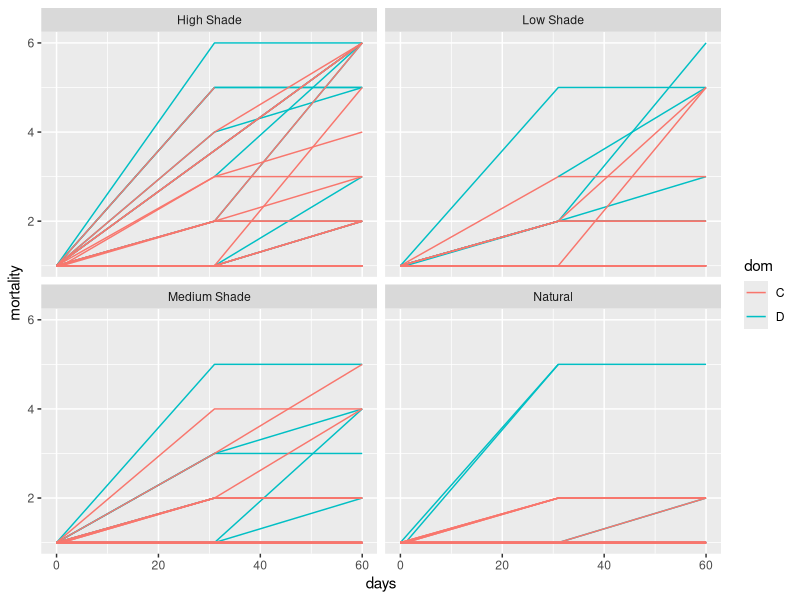

This figure's R source: (Note: this script raises an error after producing the figure.)
## ---- chunk 1
knitr::opts_chunk$set(echo = TRUE)

library(lme4)
library(emmeans)
library(multcomp)
library(broom.mixed)
library(tidyverse)

library("car") #levenes test
library("ggplot2") #plotting
library("plotrix") #plotting
library("reshape") #data shaping
require("gridExtra") #Arrange Plots for output
require("plyr") #for ddply
require("dplyr")
require("utils")
library("reshape2") #data shaping
library(lubridate)
## ---- chunk 2
df <- read_csv("all_data_cleaned.csv")

## ---- chunk 3
df.mort <- df %>% drop_na(mortality) #remove df with no mortality score
df.mort$time.point<-as.factor(df.mort$time.point)  
df.mort$genotype<-as.factor(df.mort$genotype)  
df.mort$tank<-as.factor(df.mort$tank)  
df.mort$dom<-as.factor(df.mort$dom)  
df.mort$color<-as.factor(df.mort$color)  




  ggplot(df.mort, aes(x = days, y = mortality, color = dom, group = frag.id)) +  # look at mort/time
   facet_wrap(~light.level) + 
    geom_line()

df.mort %>%
  pivot_wider(id_cols = c(frag.id, time.point, genotype, light.level, dom, color),
              names_from = time.point,
              values_from = mortality) %>%
  filter(T2 < T1)

# boxplot C v D:facet by shade treatment #####

df.mort$light.level <- factor(df.mort$light.level,                                          # Reordering group factor levels
                         levels = c("Natural", "Low Shade", "Medium Shade", "High Shade"))

df.mort %>%
  group_by(dom, light.level, time.point) %>%
  summarize(mean = mean(mortality, na.rm = T)) %>%
  ggplot(aes(x = ))

ggplot(df.mort, aes(x = time.point, y = mortality, color = dom)) +
  facet_wrap(~light.level) + 
   theme_classic()+
    geom_boxplot()

ggplot(df.mort, aes(x = interaction(dom,time.point), y = mortality, color = dom)) +
  facet_wrap(~light.level) + 
   theme_classic()+
    geom_jitter()+
    scale_y_continuous(breaks=1:6)
  


# models
# lmer <- probably should not use due to normality violations (all significant but time*dom*light interaction)
  
mod<-lmer(mortality ~ time.point * dom * light.level + (1|frag.id) + (1|genotype) + (1|tank), data = df.mort)
Anova(mod)

hist(residuals(mod)) #normal
shapiro.test(residuals(mod))  #p-value < 2.2e-16
qqPlot(residuals(mod)) #kinda look like crap

# glmer - full model (Dom, light, time all significant, no interactions)
  mod <- glmer(mortality ~ dom * light.level *time.point + (1|frag.id) + (1|genotype) + (1|tank), family=poisson(), data = df.mort)
    Anova(mod)

  # by time only (significant)
  mod <- glmer(mortality ~ time.point +  (1|genotype) +(1|tank) , family=poisson(), data = df.mort)
    Anova(mod)
    
  # by time * dom
  mod <- glmer(mortality ~ time.point * dom + (1|genotype) +(1|tank) , family=poisson(), data = df.mort)
    Anova(mod)
    
   # by time * dom * light.level <- model failed to converge
  mod <- glmer(mortality ~ time.point * dom *light.level + (1|genotype) +(1|tank) , family=poisson(), data = df.mort)
    Anova(mod)
    
  # subset T1 only
    df.mort.T1<-subset(df.mort, time.point=="T1")
    
    # by time * dom * light.level <- model failed to converge
        mod <- glmer(mortality ~  dom *light.level + (1|genotype) +(1|tank) , family=poisson(), data = df.mort.T1)
             Anova(mod)

  # subset T2 only
    df.mort.T2<-subset(df.mort, time.point=="T2")
    hist(df.mort.T2$mortality)
    
    # by time * dom * light.level <- model failed to converge
        mod <- glmer(mortality ~  dom * light.level + (1|genotype) +(1|tank) , family=poisson(), data = df.mort.T2)
             Anova(mod)   
# 
# df.mort %>%
#   filter(time.point == "T2") %>%
#   ggplot(aes(x = mortality)) +
#   geom_histogram(aes(y = ..density..)) +
#   facet_wrap(~dom)
             
# try again with mortality as a factor 
             
             
             
             
# try again ordinal factor, ordered logistic regression model, https://stats.oarc.ucla.edu/r/dae/ordinal-logistic-regression/
require(foreign)
require(ggplot2)
require(MASS)
require(Hmisc)
require(reshape2)
             
df.mort$mortatlity.f<-as.factor(as.character(df.mort$mortality))
# ordering the levels
df.mort$mortatlity.f <- ordered(df.mort$mortatlity.f, levels = c("1", "2","3","4","5","6"))         
     is.ordered(df.mort$mortatlity.f) #check
     
# model for ordered factor: polr()    
mod <- polr(mortatlity.f ~ dom + light.level + time.point, data = df.mort, Hess=TRUE)
summary(mod)
(ctable <- coef(summary(mod)))
p <- pnorm(abs(ctable[, "t value"]), lower.tail = FALSE) * 2
(ctable <- cbind(ctable, "p value" = p))



## ---- chunk 4
# Plot buoyant weight data for each frag
ggplot(df, aes(x = days, y = Dry.Weigh.g, color = dom, group = frag.id)) +
  facet_wrap(~light.level) + 
  geom_line()
# There are clearly some outlier values of weight to double check....checked them and only one was off.updated 2.1.22 SM

# Calculate growth rates
gr <- df %>%
  pivot_wider(id_cols = c(frag.id, time.point, genotype, light.level, tank, dom, color),
              names_from = time.point,
              values_from = Dry.Weigh.g) %>%
  # Calculate percent change per day during each time interval
  mutate(grT1 = (T1 - T0)/T0/30 * 100,
         grT2 = (T2 - T1)/T1/30 * 100) %>%
  dplyr::select(-T0, -T1, -T2, T1 = grT1, T2 = grT2) %>%
  pivot_longer(cols = c(T1, T2), names_to = "time.point", values_to = "growth.rate")

# Plot growth rates by predictors
ggplot(gr, aes(x = light.level, y = growth.rate)) +
  geom_boxplot() +
  facet_grid(time.point ~ dom)

# Fit model to find outliers based on growth rate residuals
grmod <- lmer(growth.rate ~ dom * light.level * time.point + (1|genotype) + (1|frag.id), data = gr)
grres <- augment(grmod)
ggplot(grres, aes(x = .resid)) + geom_histogram(bins = 50)

# Identify cutoffs using 1.5 * IQR
Q <- quantile(grres$.resid, probs=c(.25, .75), na.rm = TRUE)
iqr <- IQR(grres$.resid, na.rm = TRUE)
iqrbounds <- c(Q[1]-1.5*iqr, Q[2]+1.5*iqr)

# Identify cutoffs using 2 sd's
sdbounds <- c(mean(grres$.resid) - 2 * sd(grres$.resid),
              mean(grres$.resid) + 2 * sd(grres$.resid))

# Plot residuals with candidate cutoffs
ggplot(grres, aes(x = .resid)) + geom_histogram(bins = 50) +
  geom_vline(xintercept = iqrbounds, color = "red") +
  geom_vline(xintercept = sdbounds)

# Filter datasets based on these cutoffs
grres.f1 <- grres %>% filter(.resid > iqrbounds[1], .resid < iqrbounds[2])
nrow(grres) - nrow(grres.f1)
grres.f2 <- grres %>% filter(.resid > sdbounds[1], .resid < sdbounds[2])
nrow(grres) - nrow(grres.f2)

# Plot FILTERED growth rates by predictors
ggplot(grres.f1, aes(x = light.level, y = growth.rate)) +
  geom_boxplot() +
  facet_grid(time.point ~ dom) +
  ylim(-0.1, 0.5)

ggplot(grres.f2, aes(x = light.level, y = growth.rate)) +
  geom_violin() +
  facet_grid(time.point ~ dom) +
  ylim(-0.1, 0.5)

# Refit model with filtered dataset
mod <- lmer(growth.rate ~ dom * light.level * time.point + (1|genotype) + (1|frag.id), data = grres.f1)
Anova(mod)

hist(residuals(mod))
shapiro.test(residuals(mod))
qqPlot(residuals(mod))

emm <- emmeans(mod, ~ dom*light.level, adjust = "Tukey")

data.frame(emm) %>%
  ggplot(aes(x = light.level, y = emmean, color = dom)) +
  geom_point(position = position_dodge(width  = 0.5)) +
  geom_errorbar(aes(ymin = lower.CL, ymax = upper.CL),
                position = position_dodge(width  = 0.5))


# Plot growth rate filtering by mortality
gr %>%
  ggplot(aes(x = light.level, y = growth.rate)) +
  geom_boxplot() +
  facet_grid(time.point ~ dom) +
  ylim(-0.1, 0.5)

gr %>% 
  left_join(df) %>%
  filter(mortality <= 2) %>%
  ggplot(aes(x = light.level, y = growth.rate)) +
  geom_boxplot() +
  facet_grid(time.point ~ dom) +
  ylim(-0.1, 0.5)
